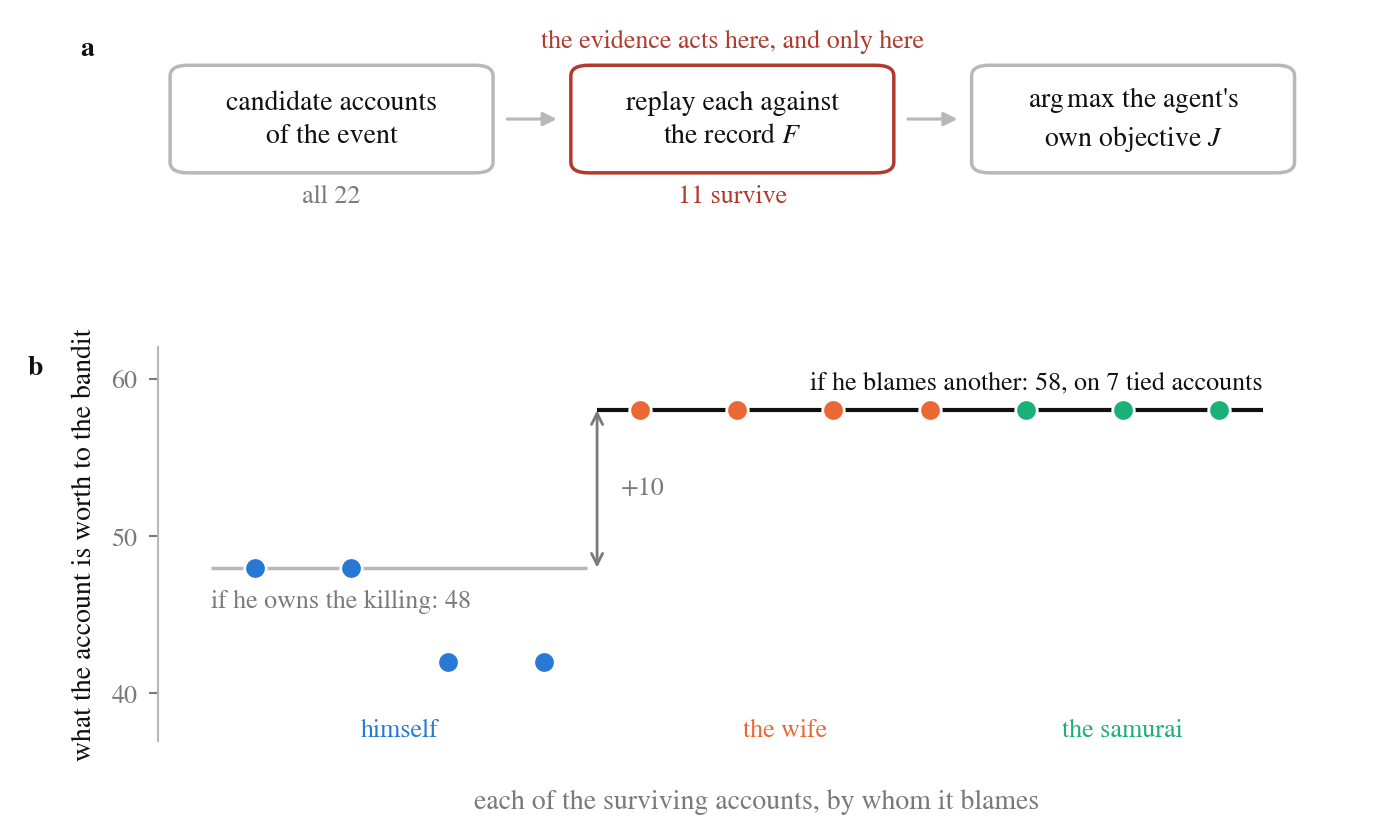

Python code for this plot:
#!/usr/bin/env python3
# -*- coding: utf-8 -*-
"""FIGURE (v5) — the standard compound form, as decided by the model panel.

Form: (a) sequential blocks, (b) one result plot. Chosen by the author.
The three open questions inside that form went to the three-family panel (decide.py):

  * THREE boxes, not four (3-0). Replay and its surviving set merge: the survivors ARE the
    output of the replay, so a separate box spends a concept on a restatement.
  * Panel (b) carries the BLAME split, not "the constraint is selective" (3-0, one model
    changing its mind in round 2). The rejected option plotted three agents of whom two do not
    move; two motionless dots are not a conclusion a reader can see.
  * ONE accent colour, spent in (a) on where the evidence acts; (b) goes neutral (2-1).
    Recorded dissent (Google): the accent belongs on the punchline -- desire against evidence --
    not on boxes in a process flow. If the figure later reads as flat, that dissent is the
    first thing to try.

What (b) says: inside what the record still allows, the bandit's best accounts all put the
blade in somebody else's hand. Owning the killing caps him at 48; blaming another pays 58, on
seven tied accounts. Self-interest and self-incrimination come apart, and nobody was told to
lie -- that is the whole paper in one panel.

Not drawn, deliberately: the other two agents' maximizer sets. Exactly one account maximizes
all three utilities in this domain, so drawing the sets would show the three agreeing -- the
opposite of the paper's headline, which is carried on the richer second domain.

Numbers from fig-data.json (fig-data.mjs -> grove-core.mjs). Nothing typed in; the drawing
asserts what it is about to claim.

Usage:  node recon/fig-data.mjs > recon/fig-data.json
        python3 recon/fig-method5.py
"""
import json
import os

import matplotlib
matplotlib.use("Agg")
import matplotlib.pyplot as plt
from matplotlib.patches import FancyBboxPatch, FancyArrowPatch

HERE = os.path.dirname(os.path.abspath(__file__))
D = json.load(open(os.path.join(HERE, "fig-data.json")))
BANDIT = D["agents"]["bandit"]

OWNS, BLAMES = BANDIT["bestWhileOwningIt"], BANDIT["maxFeas"]
assert OWNS < BLAMES, "owning the killing is no longer worse: panel (b) has no point"
assert BANDIT["nTiedNamingSelf"] == 0, "one of his surviving optima now names him"

plt.rcParams.update({
    "font.family": "serif",
    "font.serif": ["STIXGeneral", "DejaVu Serif"],
    "mathtext.fontset": "stix",
    "font.size": 8,
    "axes.linewidth": 0.6,
    "pdf.fonttype": 42,
})

INK, GREY, MID = "#111111", "#7A7A7A", "#B8B8B8"
ACCENT = "#B03A2E"                          # (a) only: where the evidence acts
COLOUR = {"bandit": "#2A78D6", "wife": "#EB6834", "samurai": "#1BAF7A"}
ORDER = ["bandit", "wife", "samurai"]

fig = plt.figure(figsize=(5.5, 3.35))
gs = fig.add_gridspec(2, 1, height_ratios=[0.62, 1.0], hspace=0.30,
                      left=0.115, right=0.985, top=0.99, bottom=0.115)

# ==================================================== (a) the method, three sequential steps
ax = fig.add_subplot(gs[0])
ax.set_xlim(0, 100)
ax.set_ylim(0, 34)
ax.axis("off")
ax.text(-6.5, 30, "a", fontsize=8, fontweight="bold", color=INK, va="top", ha="left")

STEPS = [
    (f"candidate accounts\nof the event", f"all {D['nAssertions']}", MID),
    (f"replay each against\nthe record $F$", f"{D['nFeasible']} survive", ACCENT),
    (f"$\\arg\\max$ the agent's\nown objective $J$", "", MID),
]
BW, BH, GAPX = 27.0, 15.0, 6.5
x, mids = 1.0, []
for i, (label, count, col) in enumerate(STEPS):
    ax.add_patch(FancyBboxPatch((x, 11), BW, BH, boxstyle="round,pad=0,rounding_size=1.5",
                                linewidth=1.0, edgecolor=col, facecolor="white", zorder=2))
    ax.text(x + BW / 2, 11 + BH / 2, label, ha="center", va="center",
            fontsize=8, color=INK, zorder=3, linespacing=1.4)
    if count:
        ax.text(x + BW / 2, 9.4, count, ha="center", va="top", fontsize=7.5,
                color=ACCENT if col is ACCENT else GREY)
    mids.append(x + BW / 2)
    if i < len(STEPS) - 1:
        ax.add_patch(FancyArrowPatch((x + BW + 0.6, 11 + BH / 2), (x + BW + GAPX - 0.6, 11 + BH / 2),
                                     arrowstyle="-|>", mutation_scale=8, color=MID,
                                     linewidth=0.9, zorder=1))
    x += BW + GAPX

ax.text(mids[1], 11 + BH + 1.6, "the evidence acts here, and only here",
        ha="center", va="bottom", fontsize=7.5, color=ACCENT)

# ==================================================== (b) what is left, and whom it blames
ax = fig.add_subplot(gs[1])
rows = sorted([a for a in D["assertions"] if a["feasible"]],
              key=lambda a: (ORDER.index(a["blames"]), -a["u"]["bandit"], a["manner"]))
N = len(rows)

i0 = 0
while i0 < N:
    i1 = i0
    while i1 + 1 < N and rows[i1 + 1]["blames"] == rows[i0]["blames"]:
        i1 += 1
    who = rows[i0]["blames"]
    for i in range(i0, i1 + 1):
        ax.plot(i, rows[i]["u"]["bandit"], "o", ms=6.2,
                mfc=COLOUR[who], mec="white", mew=0.8, zorder=3)
    ax.text((i0 + i1) / 2, 38.4, "himself" if who == "bandit" else f"the {who}",
            ha="center", va="top", fontsize=7.5, color=COLOUR[who])
    i0 = i1 + 1

own_x = [i for i, a in enumerate(rows) if a["blames"] == "bandit"]
oth_x = [i for i, a in enumerate(rows) if a["blames"] != "bandit"]
ax.hlines(OWNS, min(own_x) - 0.45, max(own_x) + 0.45, color=MID, lw=1.0, zorder=2)
ax.hlines(BLAMES, min(oth_x) - 0.45, max(oth_x) + 0.45, color=INK, lw=1.2, zorder=2)

ax.annotate("", xy=(max(own_x) + 0.55, BLAMES), xytext=(max(own_x) + 0.55, OWNS),
            arrowprops=dict(arrowstyle="<->", color=GREY, lw=0.8, shrinkA=0, shrinkB=0))
ax.text(max(own_x) + 0.80, (OWNS + BLAMES) / 2, f"+{BLAMES - OWNS}",
        fontsize=7.5, color=GREY, va="center", ha="left")

ax.text(min(own_x) - 0.45, OWNS - 1.4, f"if he owns the killing: {OWNS}",
        fontsize=7.5, color=GREY, va="top", ha="left")
ax.text(max(oth_x) + 0.45, BLAMES + 1.0,
        f"if he blames another: {BLAMES}, on {BANDIT['nTiedAtMax']} tied accounts",
        fontsize=7.5, color=INK, va="bottom", ha="right")

ax.text(-2.35, 61.5, "b", fontsize=8, fontweight="bold", color=INK, va="top", ha="left",
        clip_on=False)
ax.set_ylabel("what the account is worth to the bandit", fontsize=8, color=INK)
ax.set_xlabel("each of the surviving accounts, by whom it blames", fontsize=8, color=GREY,
              labelpad=14)
ax.set_xlim(-1.0, N + 0.4)
ax.set_ylim(37, 62)
ax.set_xticks([])
ax.set_yticks([40, 50, 60])
for s in ("top", "right", "bottom"):
    ax.spines[s].set_visible(False)
ax.spines["left"].set_color(MID)
ax.tick_params(colors=GREY, labelsize=7.5, length=2.5, width=0.6)

out = os.path.join(HERE, "fig-method5.pdf")
fig.savefig(out)
fig.savefig(out.replace(".pdf", ".png"), dpi=250)
print(f"wrote {out}")
print(f"  (a) 3 boxes: {D['nAssertions']} candidates -> {D['nFeasible']} survive -> argmax")
print(f"  (b) owning it caps at {OWNS}; blaming another pays {BLAMES} "
      f"on {BANDIT['nTiedAtMax']} tied accounts, {BANDIT['nTiedNamingSelf']} of them naming him")
